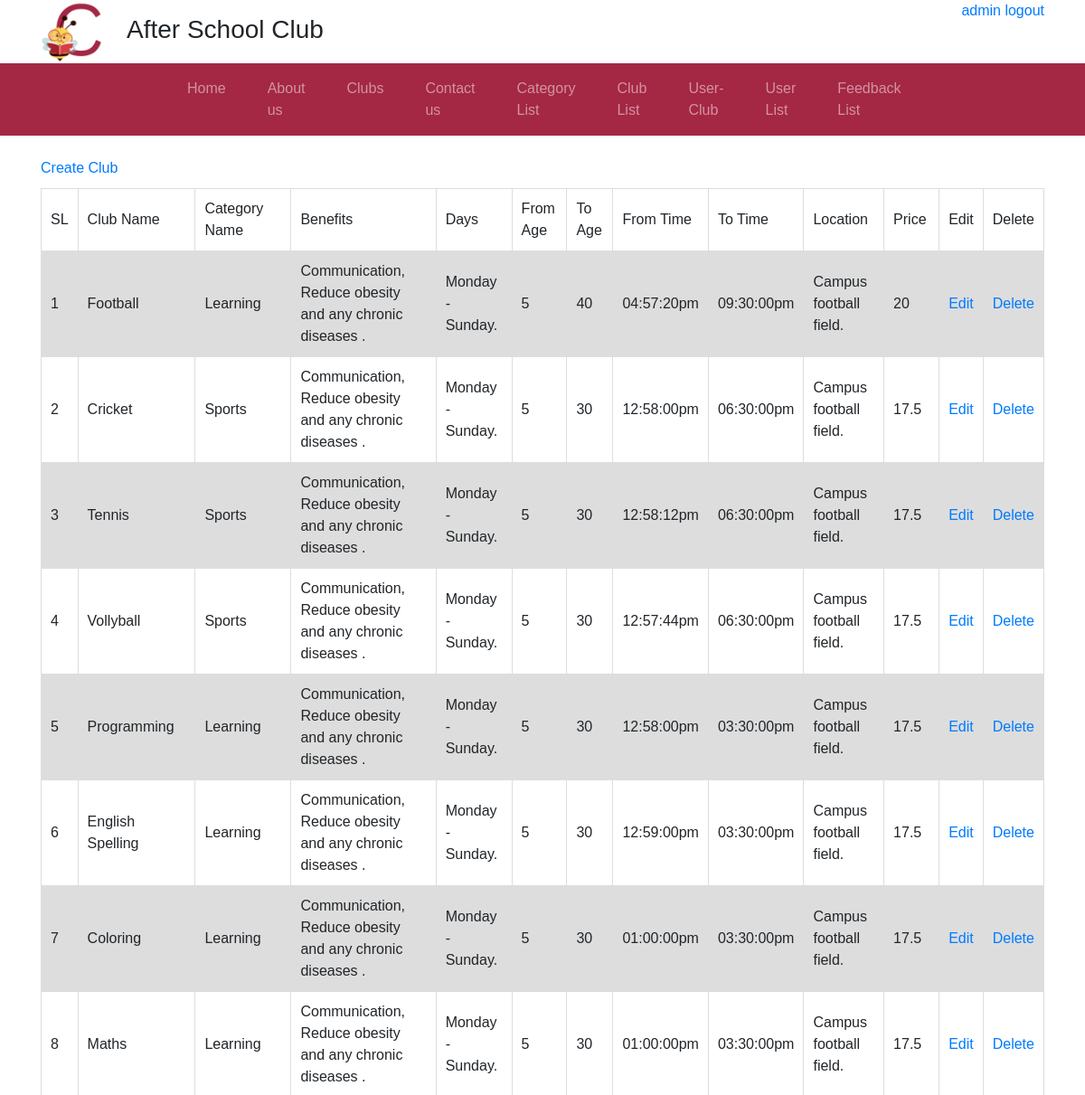
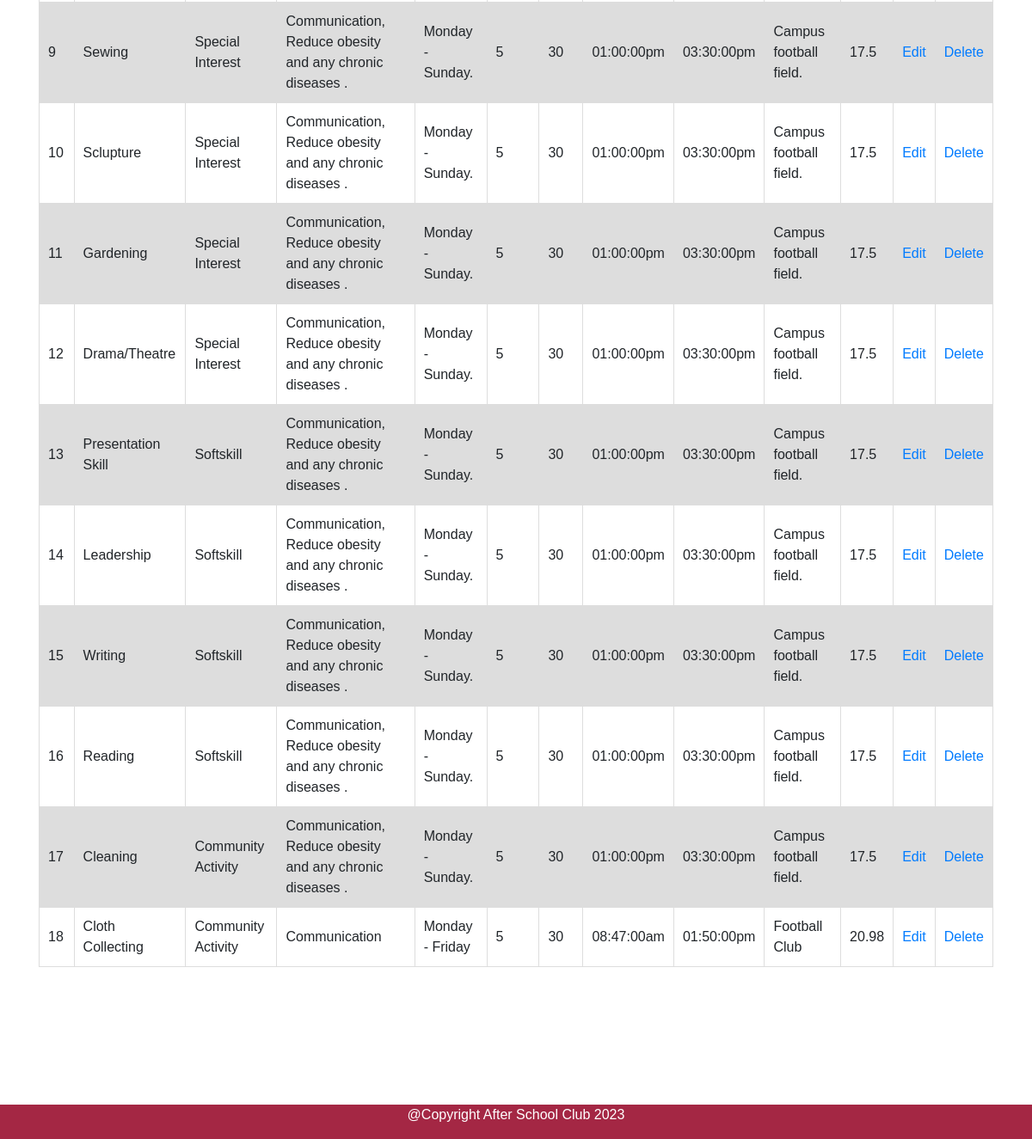
Screenshot of /clubList.php (signed in) with the database file from the repository (2 pictures, top to bottom).
### tables this page shows
CREATE TABLE `clubs` (
  `club_id` int(11) NOT NULL,
  `name` varchar(100) NOT NULL,
  `category_id` int(11) NOT NULL,
  `benefits` varchar(255) DEFAULT NULL,
  `days` varchar(100) NOT NULL,
  `fromTime` timestamp(6) NOT NULL DEFAULT current_timestamp(6),
  `fromAge` int(10) NOT NULL,
  `toAge` int(10) NOT NULL,
  `location` varchar(255) DEFAULT NULL,
  `toTime` timestamp(6) NOT NULL DEFAULT current_timestamp(6),
  `price` float DEFAULT NULL
);

CREATE TABLE `category` (
  `category_id` int(100) NOT NULL,
  `name` varchar(255) NOT NULL,
  `active` tinyint(4) NOT NULL
);

### clubList.php (the view, shortened to what this page needs)
<?php
if (isset($_SESSION['id']) && isset($_SESSION['user_name'])) {
 ?>
<!DOCTYPE html>
<html lang="en">
<head>
    <link rel="stylesheet" href="bootstrap-4.0.0/dist/css/bootstrap.min.css">
    <link rel="stylesheet" href="https://maxcdn.bootstrapcdn.com/font-awesome/4.7.0/css/font-awesome.min.css">
    <link rel="stylesheet" href="css/style.css">
</head>
<body>
    <div class="container">
        <div class="row">
          <div class="col-md-6 col-sm-6">
              <div class="row">
                  <div class="col-md-2 col-sm-6">
                    <img src="image/C.png" class="img-responsive" width="70" height="70">
                  </div>
                  <div class="col-md-10 col-sm-6" style="padding-top: 16px;">
                    <h3>After School Club</h3>
                  </div>
              </div>
          </div>
          <div class="col-md-6 col-sm-6" id="addLogin" style="text-align: right;">
              <a href="logout.php" ><?php echo $_SESSION['user_name']; ?> logout</a>
          </div>
        </div>
      </div>
   <nav class="navbar navbar-expand-lg navbar-dark" style="background-color: #a42744;color: white">
      <div class="" id="navbarSupportedContent">
        <ul class="navbar-nav mr-auto">
        <li class="nav-item">
            <a class="nav-link menuColor" href="index.php">Home <span class="sr-only">(current)</span></a>
          </li>
          <li class="nav-item">
            <a class="nav-link menuColor" href="aboutUs.php">About us</a>
          </li>
          <li class="nav-item">
            <a class="nav-link menuColor" href="clubs.php">Clubs</a>
          </li>
          <li class="nav-item">
            <a class="nav-link menuColor" href="contactUs.php">Contact us</a>
          </li>
          <?php if($_SESSION['admin'] == 1)
          echo '<li class="nav-item">
            <a class="nav-link menuColor" href="categoryList.php">Category List</a>
          </li>';
          ?>
          <?php if($_SESSION['admin'] == 1)
          echo '<li class="nav-item">
            <a class="nav-link menuColor" href="clubList.php">Club List</a>
          </li>';
          ?>
          <?php if($_SESSION['admin'] == 1)
          echo '<li class="nav-item">
            <a class="nav-link menuColor" href="userClubList.php">User-Club</a>
          </li>';
          ?>
          <?php if($_SESSION['admin'] == 1)
          echo '<li class="nav-item">
            <a class="nav-link menuColor" href="userList.php">User List</a>
          </li>';
          ?>
          <?php if($_SESSION['admin'] == 1)
          echo '<li class="nav-item">
            <a class="nav-link menuColor" href="feedbackList.php">Feedback List</a>
          </li>';
          ?>
        </ul>
      </div>
    </nav>
    <div class="container">
    <div class="">
      <br>
    <a class="" href="createClub.php">Create Club</a>
<?php
require('db.php');
$query = "SELECT cl.club_id, cl.name as club_name, ca.name category_name, cl.benefits, cl.days,
cl.fromTime, cl.toTime, cl.fromAge, cl.toAge, cl.location, cl.price  FROM clubs cl
LEFT JOIN category ca on cl.category_id = ca.category_id ORDER BY cl.club_id;";
echo '<table border="0" cellspacing="2" cellpadding="2">
      <tr>
          <td> <font face="Arial">SL</font> </td>
          <td> <font face="Arial">Club Name</font> </td>
          <td> <font face="Arial">Category Name</font> </td>
          <td> <font face="Arial">Benefits</font> </td>
          <td> <font face="Arial">Days</font> </td>
          <td> <font face="Arial">From Age</font> </td>
          <td> <font face="Arial">To Age</font> </td>
          <td> <font face="Arial">From Time</font> </td>
          <td> <font face="Arial">To Time</font> </td>
          <td> <font face="Arial">Location</font> </td>
          <td> <font face="Arial">Price</font> </td>
          <td> <font face="Arial">Edit</font> </td>
          <td> <font face="Arial">Delete</font> </td>
      </tr>';
if ($result = $conn->query($query)) {
    $counter = 0;
    while ($row = $result->fetch_assoc()) {
        $field1name = $row["club_id"];
        $field2name = $row["club_name"];
        $field3name = $row["category_name"];
        $field4name = $row["benefits"];
        $field5name = $row["days"];
        $field6name = $row["fromAge"];
        $field7name = $row["toAge"];
        $field8name = $row["fromTime"];
        $field9name = $row["toTime"];
        $field10name = $row["location"];
        $field11name = $row["price"];
        echo '<tr>
                  <td>'.++$counter.'</td>
                  <td>'.$field2name.'</td>
                  <td>'.$field3name.'</td>
                  <td>'.$field4name.'</td>
                  <td>'.$field5name.'</td>
                  <td>'.$field6name.'</td>
                  <td>'.$field7name.'</td>
                  <td>'.date("h:i:sa", strtotime($field8name)).'</td>
                  <td>'.date("h:i:sa", strtotime($field9name)).'</td>
                  <td>'.$field10name.'</td>
                  <td>'.$field11name.'</td>
                  <td align="center"><a href="editClub.php?id='.$field1name.'">Edit</a></td>
                  <td align="center"><a onclick="return checkDelete()" href="deleteClub.php?id='.$field1name.'">Delete</a></td>
              </tr>';
    }
}
?>
    </div>
    </div>
    <br>
    <div class="footer">
        <p class="text-center">@Copyright After School Club 2023</p>
    </div>
</body>
</html>
<?php
}else{
     header("Location: login.php");
     exit();
}
?>

### css/style.css (style rules this page uses)
body { font-family: Arial, Helvetica, sans-serif; }
.footer { position: fixed; left: 0; bottom: 0; width: 100%; background-color:#a42744; color: white; text-align: center; }
#navbarSupportedContent { padding-left: 153px; padding-right: 183px; }
.nav-item { padding-left: 30px; }
table { border-collapse: collapse; width: 100%; border: #a42744 1px; margin-top:10px; margin-bottom:200px }
td, th { border: 1px solid #dddddd; text-align: left; padding: 10px; }
tr:nth-child(even) { background-color: #dddddd; }

### rows the page displays
clubs: name "Football", category.name "Learning", benefits "Communication, Reduce obesity and any chronic diseases .", days "Monday - Sunday.", fromAge "5", toAge "40", fromTime "04:57:20pm", toTime "09:30:00pm", location "Campus football field.", price "20"
clubs: name "Cricket", category.name "Sports", benefits "Communication, Reduce obesity and any chronic diseases .", days "Monday - Sunday.", fromAge "5", toAge "30", fromTime "12:58:00pm", toTime "06:30:00pm", location "Campus football field.", price "17.5"
clubs: name "Tennis", category.name "Sports", benefits "Communication, Reduce obesity and any chronic diseases .", days "Monday - Sunday.", fromAge "5", toAge "30", fromTime "12:58:12pm", toTime "06:30:00pm", location "Campus football field.", price "17.5"
clubs: name "Vollyball", category.name "Sports", benefits "Communication, Reduce obesity and any chronic diseases .", days "Monday - Sunday.", fromAge "5", toAge "30", fromTime "12:57:44pm", toTime "06:30:00pm", location "Campus football field.", price "17.5"
clubs: name "Programming", category.name "Learning", benefits "Communication, Reduce obesity and any chronic diseases .", days "Monday - Sunday.", fromAge "5", toAge "30", fromTime "12:58:00pm", toTime "03:30:00pm", location "Campus football field.", price "17.5"
clubs: name "English Spelling", category.name "Learning", benefits "Communication, Reduce obesity and any chronic diseases .", days "Monday - Sunday.", fromAge "5", toAge "30", fromTime "12:59:00pm", toTime "03:30:00pm", location "Campus football field.", price "17.5"
clubs: name "Coloring", category.name "Learning", benefits "Communication, Reduce obesity and any chronic diseases .", days "Monday - Sunday.", fromAge "5", toAge "30", fromTime "01:00:00pm", toTime "03:30:00pm", location "Campus football field.", price "17.5"
clubs: name "Maths", category.name "Learning", benefits "Communication, Reduce obesity and any chronic diseases .", days "Monday - Sunday.", fromAge "5", toAge "30", fromTime "01:00:00pm", toTime "03:30:00pm", location "Campus football field.", price "17.5"
clubs: name "Sewing", category.name "Special Interest", benefits "Communication, Reduce obesity and any chronic diseases .", days "Monday - Sunday.", fromAge "5", toAge "30", fromTime "01:00:00pm", toTime "03:30:00pm", location "Campus football field.", price "17.5"
clubs: name "Sclupture", category.name "Special Interest", benefits "Communication, Reduce obesity and any chronic diseases .", days "Monday - Sunday.", fromAge "5", toAge "30", fromTime "01:00:00pm", toTime "03:30:00pm", location "Campus football field.", price "17.5"
clubs: name "Gardening", category.name "Special Interest", benefits "Communication, Reduce obesity and any chronic diseases .", days "Monday - Sunday.", fromAge "5", toAge "30", fromTime "01:00:00pm", toTime "03:30:00pm", location "Campus football field.", price "17.5"
clubs: name "Drama/Theatre", category.name "Special Interest", benefits "Communication, Reduce obesity and any chronic diseases .", days "Monday - Sunday.", fromAge "5", toAge "30", fromTime "01:00:00pm", toTime "03:30:00pm", location "Campus football field.", price "17.5"
clubs: name "Presentation Skill", category.name "Softskill", benefits "Communication, Reduce obesity and any chronic diseases .", days "Monday - Sunday.", fromAge "5", toAge "30", fromTime "01:00:00pm", toTime "03:30:00pm", location "Campus football field.", price "17.5"
clubs: name "Leadership", category.name "Softskill", benefits "Communication, Reduce obesity and any chronic diseases .", days "Monday - Sunday.", fromAge "5", toAge "30", fromTime "01:00:00pm", toTime "03:30:00pm", location "Campus football field.", price "17.5"
clubs: name "Writing", category.name "Softskill", benefits "Communication, Reduce obesity and any chronic diseases .", days "Monday - Sunday.", fromAge "5", toAge "30", fromTime "01:00:00pm", toTime "03:30:00pm", location "Campus football field.", price "17.5"
clubs: name "Reading", category.name "Softskill", benefits "Communication, Reduce obesity and any chronic diseases .", days "Monday - Sunday.", fromAge "5", toAge "30", fromTime "01:00:00pm", toTime "03:30:00pm", location "Campus football field.", price "17.5"
clubs: name "Cleaning", category.name "Community Activity", benefits "Communication, Reduce obesity and any chronic diseases .", days "Monday - Sunday.", fromAge "5", toAge "30", fromTime "01:00:00pm", toTime "03:30:00pm", location "Campus football field.", price "17.5"
clubs: name "Cloth Collecting", category.name "Community Activity", benefits "Communication", days "Monday - Friday", fromAge "5", toAge "30", fromTime "08:47:00am", toTime "01:50:00pm", location "Football Club", price "20.98"

### other values shown
$_SESSION['user_name'] "admin"
